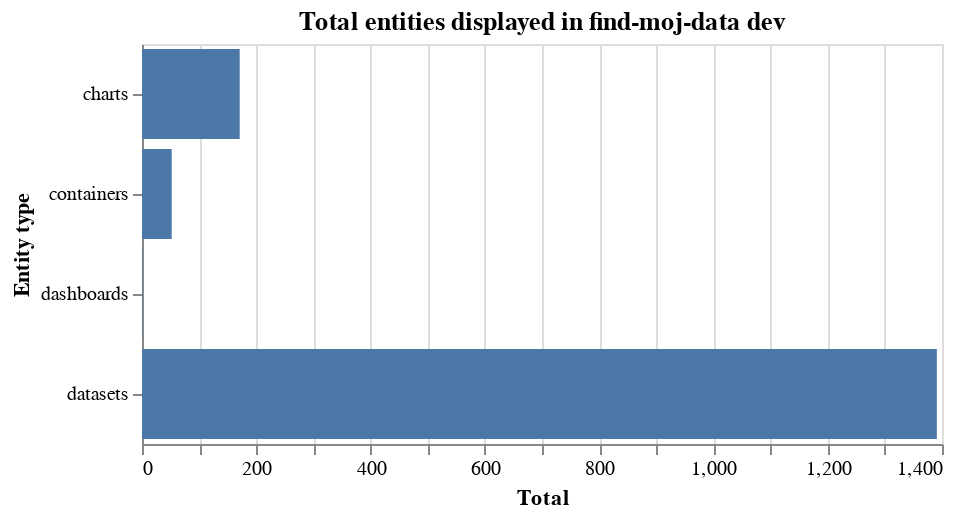

The cell this chart's notebook holds for it:
### Code cell
chart_entity_totals

### Figure 1 — Vega-Lite specification as saved in the notebook (floating-point values rounded to 4 significant figures)
{"config": {"view": {"continuousWidth": 300, "continuousHeight": 300}}, "data": {"name": "data-68e8c75cb77e3038754550d1caaddb48"}, "mark": {"type": "bar"}, "encoding": {"tooltip": {"field": "Total", "type": "quantitative"}, "x": {"field": "Total", "type": "quantitative"}, "y": {"field": "Entity type", "type": "nominal"}}, "height": 200, "title": "Total entities displayed in find-moj-data dev", "width": 400, "$schema": "https://vega.github.io/schema/vega-lite/v5.20.1.json", "datasets": {"data-68e8c75cb77e3038754550d1caaddb48": [{"Entity type": "datasets", "Total": 1391}, {"Entity type": "charts", "Total": 171}, {"Entity type": "containers", "Total": 52}, {"Entity type": "dashboards", "Total": 1}]}}
